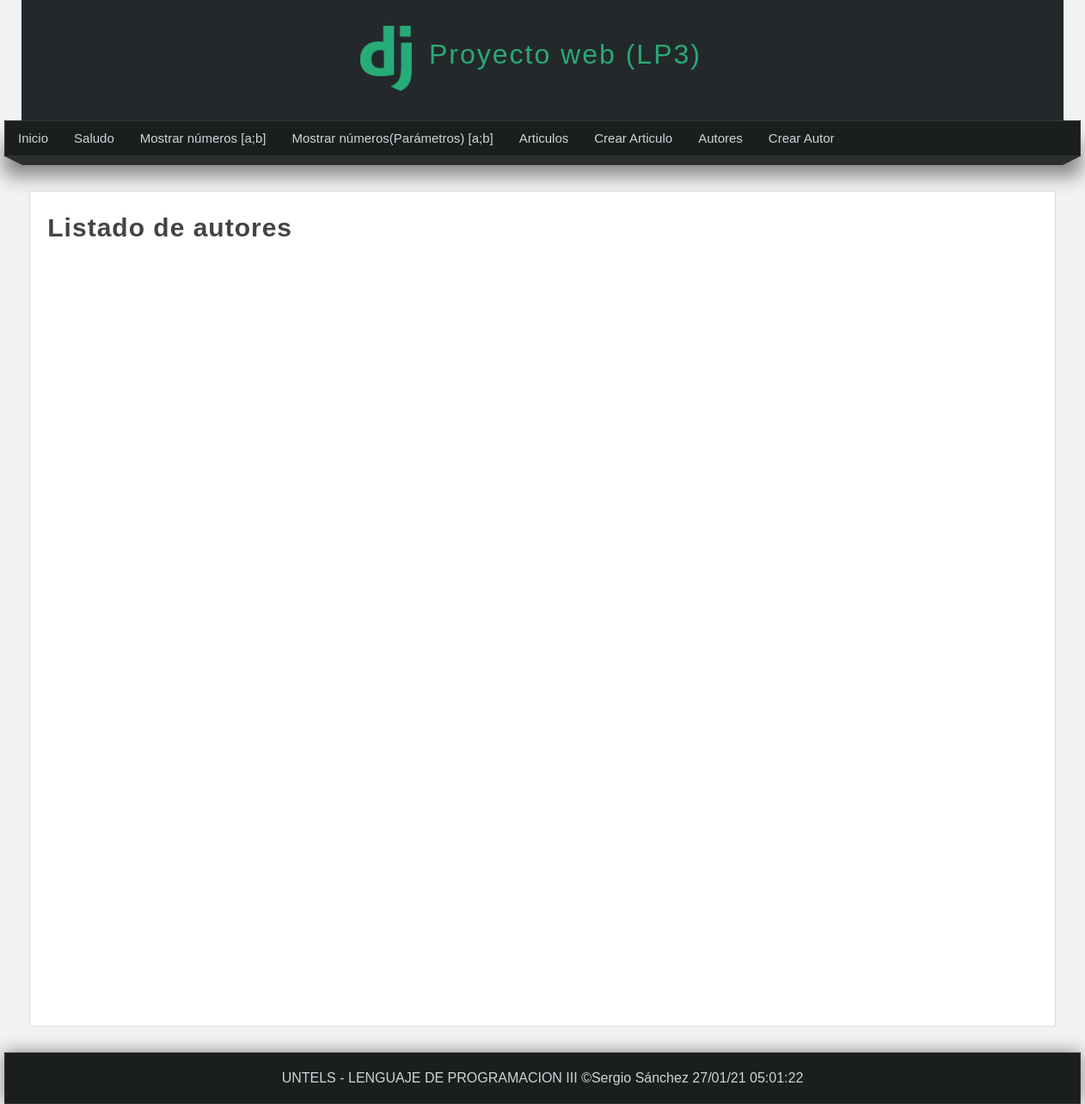
/listar_autores/, run on an earlier commit of the app's database.
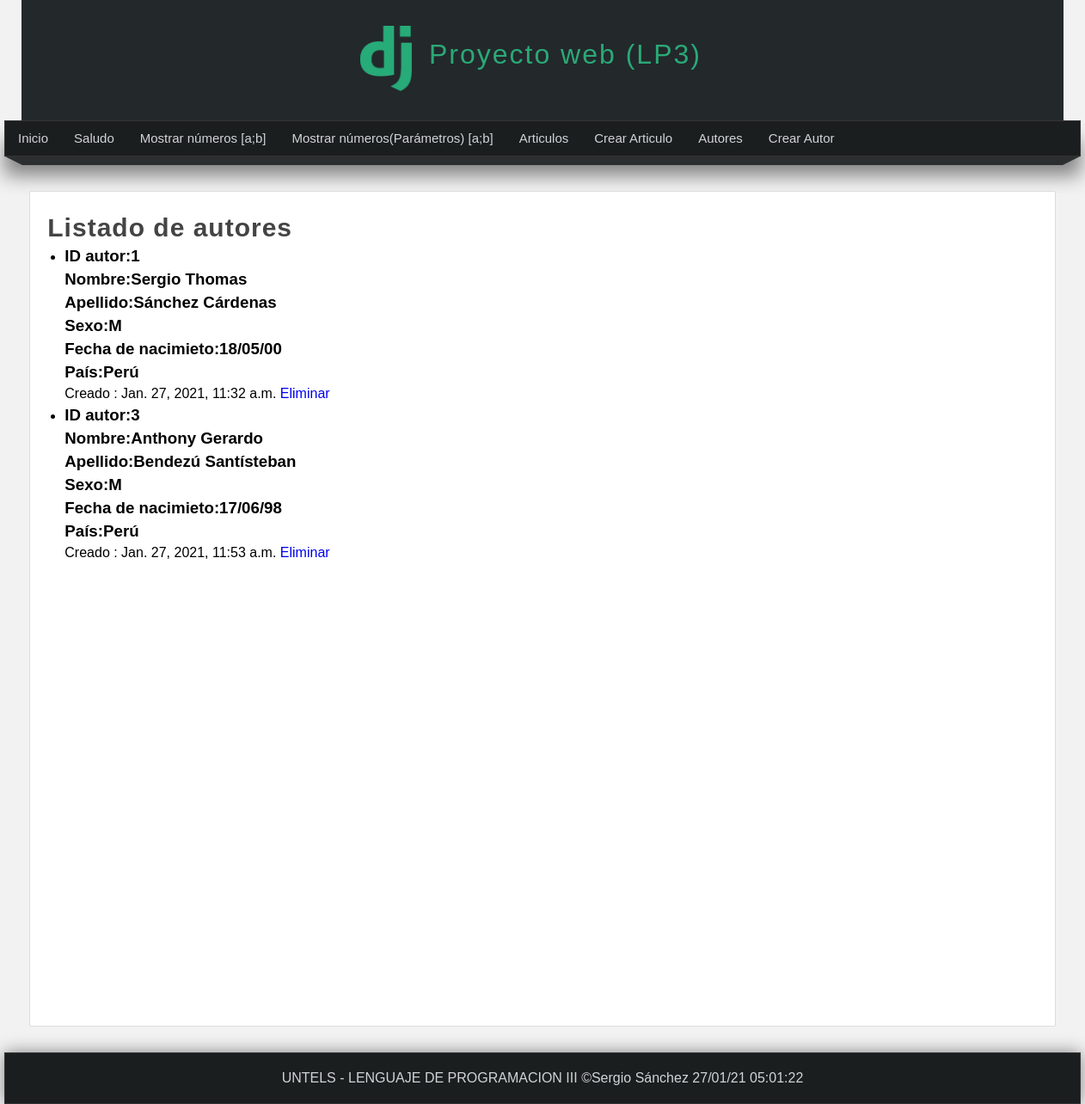
And on a later commit of the database.
### miapp/models.py (models this page shows)
class Autor(models.Model):
    nombre = models.CharField(max_length=150)
    apellido =models.CharField(max_length=150)
    sexo = models.CharField(max_length=1)
    Fecha_nacimiento = models.CharField(max_length=8)
    pais = models.CharField(max_length=50)
    creado = models.DateTimeField(auto_now_add=True)
    actualizado = models.DateTimeField(auto_now=True)

### miapp/views.py (the view)
# urls.py: path('listar_autores/',views.listar_autores, name ='listar_autores'),
def listar_autores(request):
    autores = Autor.objects.all()
    return render(request, 'listar_autores.html',{
        'autores':autores, 'titulo':'Listado de autores'
    })

### miapp/templates/listar_autores.html (shortened to what this page needs)
{%extends 'layout.html'%}
{% block content %}
    <h1 class = 'title'> {{titulo}} </h1>
    <ul>
        {% for autor in autores %}
        <li>
                <h3>
                    ID autor:{{autor.id}}
                </h3>
            <p>
                <h3>
                    Nombre:{{autor.nombre}}
                </h3>
                <h3>
                    Apellido:{{autor.apellido}}
                </h3>
                <h3>
                    Sexo:{{autor.sexo}}
                </h3>
                <h3>
                    Fecha de nacimieto:{{autor.Fecha_nacimiento}}
                </h3>
                <h3>
                    País:{{autor.pais}}
                </h3>
            </p>
            <span>
                Creado : {{autor.creado}}
            </span>
            <a href="{% url 'eliminar_autor' id=autor.id %}">
                Eliminar
            </a>
        </li>
        {% endfor %}
    </ul>
{% endblock content %}

What changed in the data, as far as the page shows it:
added Autor: id "1", nombre "Sergio Thomas", apellido "Sánchez Cárdenas", sexo "M", Fecha_nacimiento "18/05/00", pais "Perú", creado "Jan. 27, 2021, 11:32 a.m."
added Autor: id "3", nombre "Anthony Gerardo", apellido "Bendezú Santísteban", sexo "M", Fecha_nacimiento "17/06/98", pais "Perú", creado "Jan. 27, 2021, 11:53 a.m."
